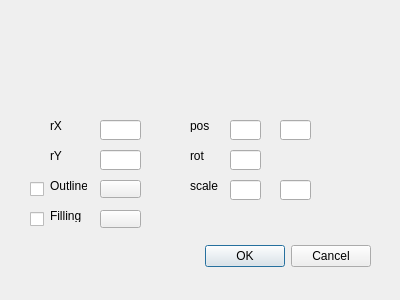
<?xml version="1.0" encoding="UTF-8"?>
<ui version="4.0">
 <class>EllipseSetupDialog</class>
 <widget class="QDialog" name="EllipseSetupDialog">
  <property name="geometry">
   <rect>
    <x>0</x>
    <y>0</y>
    <width>400</width>
    <height>300</height>
   </rect>
  </property>
  <property name="windowTitle">
   <string>Dialog</string>
  </property>
  <widget class="QDialogButtonBox" name="buttonBox">
   <property name="geometry">
    <rect>
     <x>30</x>
     <y>240</y>
     <width>341</width>
     <height>32</height>
    </rect>
   </property>
   <property name="orientation">
    <enum>Qt::Horizontal</enum>
   </property>
   <property name="standardButtons">
    <set>QDialogButtonBox::Cancel|QDialogButtonBox::Ok</set>
   </property>
  </widget>
  <widget class="QLineEdit" name="rXEdit">
   <property name="geometry">
    <rect>
     <x>100</x>
     <y>120</y>
     <width>41</width>
     <height>20</height>
    </rect>
   </property>
  </widget>
  <widget class="QLineEdit" name="rYEdit">
   <property name="geometry">
    <rect>
     <x>100</x>
     <y>150</y>
     <width>41</width>
     <height>20</height>
    </rect>
   </property>
  </widget>
  <widget class="QPushButton" name="outlineButton">
   <property name="geometry">
    <rect>
     <x>100</x>
     <y>180</y>
     <width>41</width>
     <height>18</height>
    </rect>
   </property>
   <property name="text">
    <string/>
   </property>
  </widget>
  <widget class="QLabel" name="label">
   <property name="geometry">
    <rect>
     <x>50</x>
     <y>120</y>
     <width>37</width>
     <height>12</height>
    </rect>
   </property>
   <property name="text">
    <string>rX</string>
   </property>
  </widget>
  <widget class="QLabel" name="label_2">
   <property name="geometry">
    <rect>
     <x>50</x>
     <y>150</y>
     <width>37</width>
     <height>12</height>
    </rect>
   </property>
   <property name="text">
    <string>rY</string>
   </property>
  </widget>
  <widget class="QLabel" name="label_3">
   <property name="geometry">
    <rect>
     <x>50</x>
     <y>180</y>
     <width>37</width>
     <height>12</height>
    </rect>
   </property>
   <property name="text">
    <string>Outline</string>
   </property>
  </widget>
  <widget class="QLineEdit" name="posXEdit">
   <property name="geometry">
    <rect>
     <x>230</x>
     <y>120</y>
     <width>31</width>
     <height>20</height>
    </rect>
   </property>
  </widget>
  <widget class="QLineEdit" name="posYEdit">
   <property name="geometry">
    <rect>
     <x>280</x>
     <y>120</y>
     <width>31</width>
     <height>20</height>
    </rect>
   </property>
  </widget>
  <widget class="QLineEdit" name="rotEdit">
   <property name="geometry">
    <rect>
     <x>230</x>
     <y>150</y>
     <width>31</width>
     <height>20</height>
    </rect>
   </property>
  </widget>
  <widget class="QLineEdit" name="scaleXEdit">
   <property name="geometry">
    <rect>
     <x>230</x>
     <y>180</y>
     <width>31</width>
     <height>20</height>
    </rect>
   </property>
  </widget>
  <widget class="QLineEdit" name="scaleYEdit">
   <property name="geometry">
    <rect>
     <x>280</x>
     <y>180</y>
     <width>31</width>
     <height>20</height>
    </rect>
   </property>
  </widget>
  <widget class="QLabel" name="label_4">
   <property name="geometry">
    <rect>
     <x>190</x>
     <y>120</y>
     <width>37</width>
     <height>12</height>
    </rect>
   </property>
   <property name="text">
    <string>pos</string>
   </property>
  </widget>
  <widget class="QLabel" name="label_5">
   <property name="geometry">
    <rect>
     <x>190</x>
     <y>150</y>
     <width>37</width>
     <height>12</height>
    </rect>
   </property>
   <property name="text">
    <string>rot</string>
   </property>
  </widget>
  <widget class="QLabel" name="label_6">
   <property name="geometry">
    <rect>
     <x>190</x>
     <y>180</y>
     <width>37</width>
     <height>12</height>
    </rect>
   </property>
   <property name="text">
    <string>scale</string>
   </property>
  </widget>
  <widget class="QLabel" name="label_7">
   <property name="geometry">
    <rect>
     <x>50</x>
     <y>210</y>
     <width>37</width>
     <height>12</height>
    </rect>
   </property>
   <property name="text">
    <string>Filling</string>
   </property>
  </widget>
  <widget class="QPushButton" name="fillingButton">
   <property name="geometry">
    <rect>
     <x>100</x>
     <y>210</y>
     <width>41</width>
     <height>18</height>
    </rect>
   </property>
   <property name="text">
    <string/>
   </property>
  </widget>
  <widget class="QWidget" name="preview" native="true">
   <property name="geometry">
    <rect>
     <x>120</x>
     <y>10</y>
     <width>151</width>
     <height>91</height>
    </rect>
   </property>
  </widget>
  <widget class="QCheckBox" name="outlineCheckbox">
   <property name="geometry">
    <rect>
     <x>30</x>
     <y>180</y>
     <width>16</width>
     <height>18</height>
    </rect>
   </property>
   <property name="text">
    <string/>
   </property>
   <property name="tristate">
    <bool>false</bool>
   </property>
  </widget>
  <widget class="QCheckBox" name="fillCheckbox">
   <property name="geometry">
    <rect>
     <x>30</x>
     <y>210</y>
     <width>16</width>
     <height>18</height>
    </rect>
   </property>
   <property name="text">
    <string/>
   </property>
  </widget>
 </widget>
 <resources/>
 <connections>
  <connection>
   <sender>buttonBox</sender>
   <signal>accepted()</signal>
   <receiver>EllipseSetupDialog</receiver>
   <slot>accept()</slot>
   <hints>
    <hint type="sourcelabel">
     <x>248</x>
     <y>254</y>
    </hint>
    <hint type="destinationlabel">
     <x>157</x>
     <y>274</y>
    </hint>
   </hints>
  </connection>
  <connection>
   <sender>buttonBox</sender>
   <signal>rejected()</signal>
   <receiver>EllipseSetupDialog</receiver>
   <slot>reject()</slot>
   <hints>
    <hint type="sourcelabel">
     <x>316</x>
     <y>260</y>
    </hint>
    <hint type="destinationlabel">
     <x>286</x>
     <y>274</y>
    </hint>
   </hints>
  </connection>
 </connections>
</ui>
